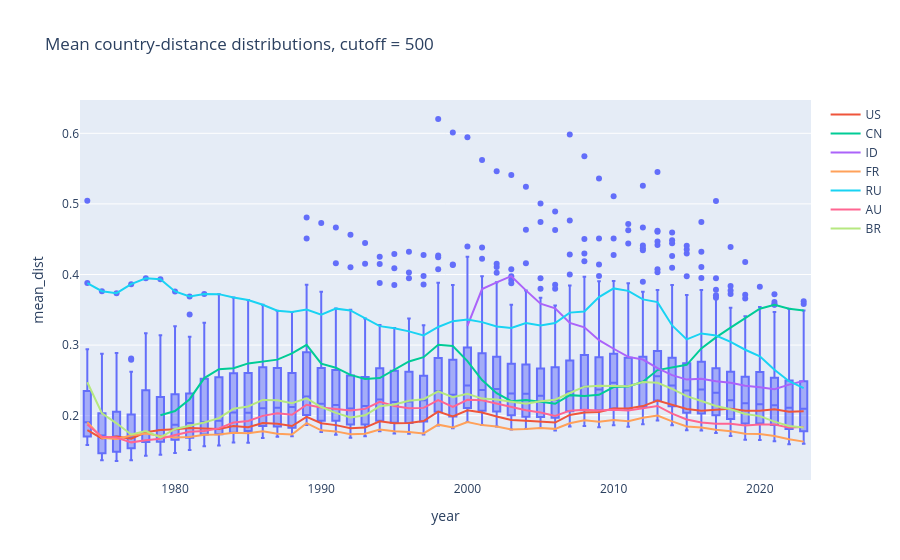

The code cell stored with this chart in its notebook:
### Code cell
country_list = ["US", "CN", "ID", "FR", "RU", "AU", "BR"]

cutoff = 500


mode = "rolling"

fig = px.box(
    df_box,
    x="year",
    y="mean_dist",
    # color="mean_dist",
    title=f"Mean country-distance distributions, cutoff = {cutoff}",
    hover_data=["country"],
    # color_discrete_map={
    #     "mean_dist": "grey",
    #     "raw": "darkgrey"
    # }
)
mode_rolling = "rolling"
for country in country_list:
    fig.add_scatter(
        x=df_box.query("country == @country").year,
        y=df_box.query("country == @country").mean_dist,
        mode="lines",
        name=country,
        # line=dict(width=3)
    )
fig.show()
